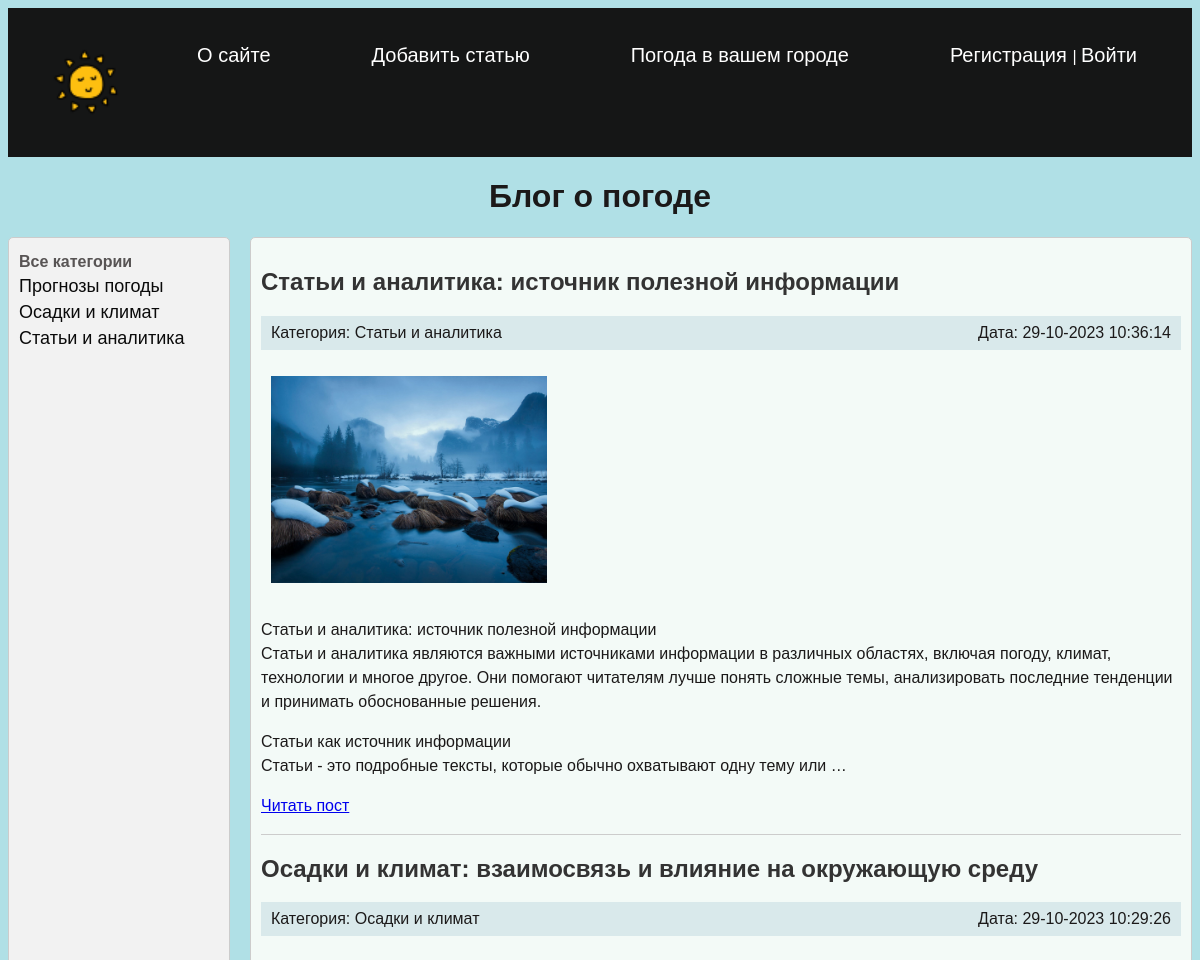
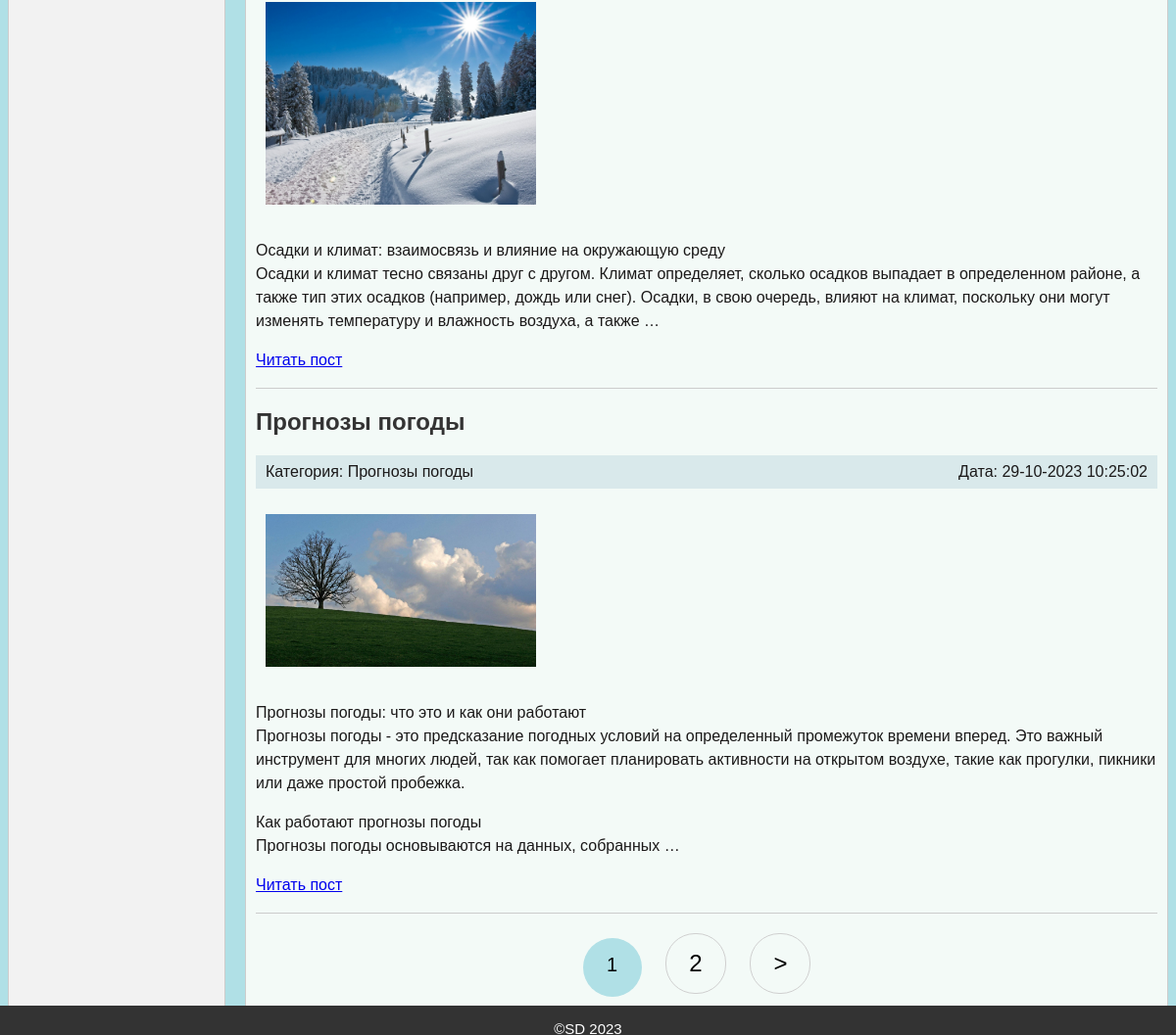
The page / on the database its author committed (2 pictures, top to bottom).
### blog/models.py (models this page shows, shortened)
class Category(models.Model):
    name = models.CharField(max_length=100, db_index=True)
    slug = models.SlugField(max_length=255, unique=True, db_index=True, verbose_name="URL")
    def __str__(self):
        return self.name
    def get_absolute_url(self):
        return reverse('category', kwargs={'cat_id': self.pk})

class Blog(models.Model):
    title = models.CharField(max_length=255)
    slug = models.SlugField(max_length=255, unique=True, db_index=True, verbose_name="URL")
    content = models.TextField(blank=False)
    photo = models.ImageField(upload_to='blog_images/')
    time_create = models.DateTimeField(auto_now_add=True)
    time_update = models.DateTimeField(auto_now=True)
    is_published = models.BooleanField(default=True)
    cat = models.ForeignKey('Category', on_delete=models.PROTECT, null=True)
    def get_absolute_url(self):
        return reverse('post', kwargs={'post_slug': self.slug})

### blog/views.py (the view)
# urls.py: path('', IndexView.as_view(), name='home'),
class IndexView(DataMixin, ListView):
    model = Blog
    template_name = 'blog/index.html'
    context_object_name = 'posts'
    ordering = ['-time_create']
    def get_queryset(self):
        return Blog.objects.filter(is_published=True).order_by('-time_create')
    def get_context_data(self, **kwargs):
        context = super().get_context_data(**kwargs)
        context['cats'] = Category.objects.all()
        user_menu = get_user_context()['menu']
        user_menu.pop(0)
        context['menu'] = user_menu
        context['title'] = 'Главная страница'
        context['cat_selected'] = 0
        return context

### blog/utils.py (called while the page is built)
def get_user_context():
    return {
        'menu': [
            {'title': "Главная", 'url_name': 'home'},
            {'title': "О сайте", 'url_name': 'about'},
            {'title': "Добавить статью", 'url_name': 'add_page'},
            {'title': "Погода в вашем городе", 'url_name': 'weather'},
        ]
    }

### blog/templates/blog/index.html (shortened to what this page needs)
{% extends 'blog/base.html' %}
{% block content %}
<ul class="list-articles">
    {% for p in posts %}
            <h2>{{p.title}}</h2>
            <div class="article-panel">
                <p class="first">Категория: {{p.cat}}</p>
                <p class="last">Дата: {{p.time_update|date:"d-m-Y H:i:s"}}</p>
            </div>
	        {% if p.photo %}
                <p><img class="img-article-left thumb" src="{{p.photo.url}}"></p>
            {% endif %}
			<li>
            {% autoescape on %}
            {{p.content|linebreaks|truncatewords:50}}
            {% endautoescape %}
            <p class="link-read-post"><a href="{{ p.get_absolute_url }}">Читать пост</a></p>
        </li>
    {% endfor %}
</ul>
{% endblock %}

### blog/templates/blog/base.html (shortened to what this page needs)
{% load static %}
<!DOCTYPE html>
<html>
<head>
    <link rel="stylesheet" href="{% static 'css/style.css' %}">
</head>
<body>
    <div class="header">
        <div class="wrap">
            {% block mainmenu %}
            <div class="header">
                <ul id="mainmenu" class="mainmenu">
                <li class="logo"><a href="{% url 'home' %}"><img src="{% static 'blog/logovaz.png' %}" alt=""><div class="logo"></div></a></li>
    {% for m in menu %}
                <li><a href="{% url m.url_name %}">{{m.title}}</a></li>
    {% endfor %}
                    {% if user.is_authenticated %}
                    <li class="last"> {{user.username}} | <a href="{% url 'logout' %}">Выйти</a></li>
                    {% else %}
                        <li class="last"><a href="{% url 'register' %}">Регистрация </a>| <a href="{% url 'login' %}">Войти</a></li>
                    {% endif %}
                    </ul>
            </div>
    {% endblock mainmenu %}
        </div>
    </div>
    <h1>Блог о погоде</h1>
    <div class="content-wrap">
        <div class="sidebar">
            {% if cat_selected == 0 %}
                <li class="selected">Все категории</li>
            {% else %}
                <li><a href="{% url 'home' %}">Все категории</a></li>
            {% endif %}
            {% for c in cats %}
                {% if c.pk == cat_selected %}
                    <li class="selected">{{c.name}}</li>
                {% else %}
                    <li><a href="{{ c.get_absolute_url }}">{{c.name}}</a></li>
                {% endif %}
            {% endfor %}
        </div>
        <div class="blogs">
            {% block content %}
            {% endblock %}
            {%if page_obj.has_other_pages %}
<nav class="list-pages">
    <ul>
        {% for p in paginator.page_range %}
        {% if page_obj.number == p %}
        <li class="page-num page-num-selected">{{ p }}</li>
        {% elif p >= page_obj.number|add:-2 and p <= page_obj.number|add:2 %}
        <li class="page-num">
            <a href="?page={{ p }}">{{p}}</a>
        </li>
        {% endif %}
        {% endfor %}
        {% if page_obj.has_next %}
        <li class="page-num">
            <a href="?page={{ page_obj.next_page_number }}">&gt;</a>
        </li>
        {% endif %}
    </ul>
</nav>
{% endif %}
        </div>
    </div>
<tr><td valign=top>
	<div class="footer">
		<p>&copy;SD 2023 </p>
	</div>
</td></tr></table>
</body>
</html>

### blog/static/css/style.css (style rules this page uses)
body { font-family: Arial, sans-serif; background-color: powderblue; color: rgb(88, 84, 84); }
.header { background-color: rgb(21, 22, 22); color: #fff; padding: 10px; }
.wrap { max-width: 1200px; margin: 0 auto; padding: 0 20px; }
.mainmenu { list-style: none; padding: 0; display: flex; justify-content: space-between; }
.mainmenu li { display: inline-block; margin-right: 15px; }
.mainmenu li a { font-size: 20px; color: #fff; text-decoration: none; }
h1 { text-align: center; color: rgb(27, 25, 25); }
.content-wrap { display: flex; }
.sidebar { background-color: #f2f2f2; padding: 10px; border: 1px solid #ccc; border-radius: 5px; flex: 0 0 200px; margin-right: 20px; }
.sidebar li { list-style-type: none; margin: 5px 0; }
.sidebar li.selected { font-weight: bold; background-color: #f2f2f2; }
.sidebar a { font-size: 18px; text-decoration: none; color: rgb(10, 10, 10); }
.blogs { flex: 1; background-color: rgb(243, 250, 247); padding: 10px; border: 1px solid #ccc; border-radius: 5px; }
.blogs h2 { color: #333; }
.blogs p { color: rgb(27, 25, 25); line-height: 1.5; }
.img-article-left { width: 30%; margin: 10px; padding-bottom: 2px; }
.footer { background-color: #333; color: #fff; font-size: 15px; text-align: center; padding: 0; position: fixed; left: 0; bottom: 0; height: 30px; width: 100%; box-sizing: border-box; }
.logo img { width: 150%; height: auto; }
div.article-panel { background-color: #d9e9eb; padding: 5px 10px 5px 10px; box-sizing: border-box; overflow: hidden; color: #555; }
div.article-panel p.first { margin: 0; float: left; }
div.article-panel p.last { margin: 0; float: right; }
ul.list-articles { list-style: none; margin: 0; padding: 0; }
ul.list-articles li { border-bottom: 1px solid rgb(204, 204, 204); }
.list-pages { text-align: center; margin: 0 0 20px 0; }
.list-pages ul { margin: 20px 0 0 0; padding: 0; list-style: none; }
.list-pages ul li { display: inline-block; margin: 0 20px 0 0; }
.list-pages a { color: #000; font-size: 24px; text-decoration: none; }
.list-pages .page-num, .page-num-selected { display: inline-block; width: 60px; height: 44px; padding: 16px 0 0 0; border: 1px solid #d0d0d0; border-radius: 30px; }
.list-pages .page-num-selected { border: none; color: #000; font-size: 20px; }
.page-num-selected { background-color: powderblue; color: white; }

### rows shown on the page
Category: name "Прогнозы погоды"
Category: name "Осадки и климат"
Category: name "Статьи и аналитика"
Blog: title "Статьи и аналитика: источник полезной информации", cat "Статьи и аналитика", time_update "29-10-2023 10:36:14", photo (picture), content "Статьи и аналитика: источник полезной информации Статьи и аналитика являются важными источниками информации в различных областях, включая погоду, климат, технологии и многое другое. Они помогают читателям лучше понять сложные темы, анализировать последние тенденции и принимать обоснованные решения. Статьи как источник информации Статьи - это подробные тексты, которые обычно охватывают одну тему или …"
Blog: title "Осадки и климат: взаимосвязь и влияние на окружающую среду", cat "Осадки и климат", time_update "29-10-2023 10:29:26", photo (picture), content "Осадки и климат: взаимосвязь и влияние на окружающую среду Осадки и климат тесно связаны друг с другом. Климат определяет, сколько осадков выпадает в определенном районе, а также тип этих осадков (например, дождь или снег). Осадки, в свою очередь, влияют на климат, поскольку они могут изменять температуру и влажность воздуха, а также …"
Blog: title "Прогнозы погоды", cat "Прогнозы погоды", time_update "29-10-2023 10:25:02", photo (picture), content "Прогнозы погоды: что это и как они работают Прогнозы погоды - это предсказание погодных условий на определенный промежуток времени вперед. Это важный инструмент для многих людей, так как помогает планировать активности на открытом воздухе, такие как прогулки, пикники или даже простой пробежка. Как работают прогнозы погоды Прогнозы погоды основываются на данных, собранных …"

### other values the page prints
{{ m.title }} "О сайте" "Добавить статью" "Погода в вашем городе"
{{ p }} "1"
{{ p }} "2"
